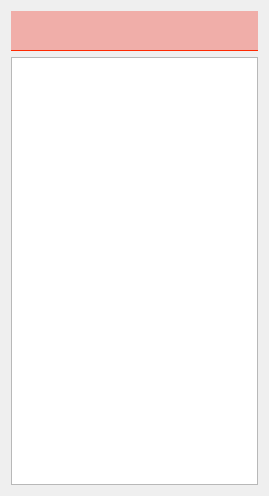
<?xml version="1.0" encoding="UTF-8"?>
<ui version="4.0">
 <class>StockWidget</class>
 <widget class="QWidget" name="StockWidget">
  <property name="geometry">
   <rect>
    <x>0</x>
    <y>0</y>
    <width>269</width>
    <height>496</height>
   </rect>
  </property>
  <property name="windowTitle">
   <string>Form</string>
  </property>
  <layout class="QVBoxLayout" name="verticalLayout">
   <item>
    <layout class="QHBoxLayout" name="horizontalLayout">
     <property name="spacing">
      <number>0</number>
     </property>
     <item>
      <widget class="QLineEdit" name="lineEdit">
       <property name="minimumSize">
        <size>
         <width>0</width>
         <height>40</height>
        </size>
       </property>
       <property name="maximumSize">
        <size>
         <width>16777215</width>
         <height>40</height>
        </size>
       </property>
       <property name="font">
        <font>
         <pointsize>12</pointsize>
        </font>
       </property>
       <property name="styleSheet">
        <string notr="true"> QLineEdit {
     border: 0px;
	 color:white;
	 border-bottom: 1px solid rgb(255, 40, 0);
     padding: 0 8px;
     background: rgb(240, 174, 169);
 } 

</string>
       </property>
      </widget>
     </item>
     <item>
      <widget class="QPushButton" name="btnFollow">
       <property name="minimumSize">
        <size>
         <width>40</width>
         <height>40</height>
        </size>
       </property>
       <property name="maximumSize">
        <size>
         <width>40</width>
         <height>40</height>
        </size>
       </property>
       <property name="styleSheet">
        <string notr="true">border: 0px;
color:white;
border-bottom: 1px solid rgb(255, 40, 0);
padding: 0 8px;
background: rgb(240, 174, 169);
image: url(:/imgs/imgs/stock.png);</string>
       </property>
       <property name="text">
        <string/>
       </property>
      </widget>
     </item>
    </layout>
   </item>
   <item>
    <widget class="QListView" name="listView"/>
   </item>
  </layout>
 </widget>
 <resources>
  <include location="res.qrc"/>
 </resources>
 <connections/>
</ui>
